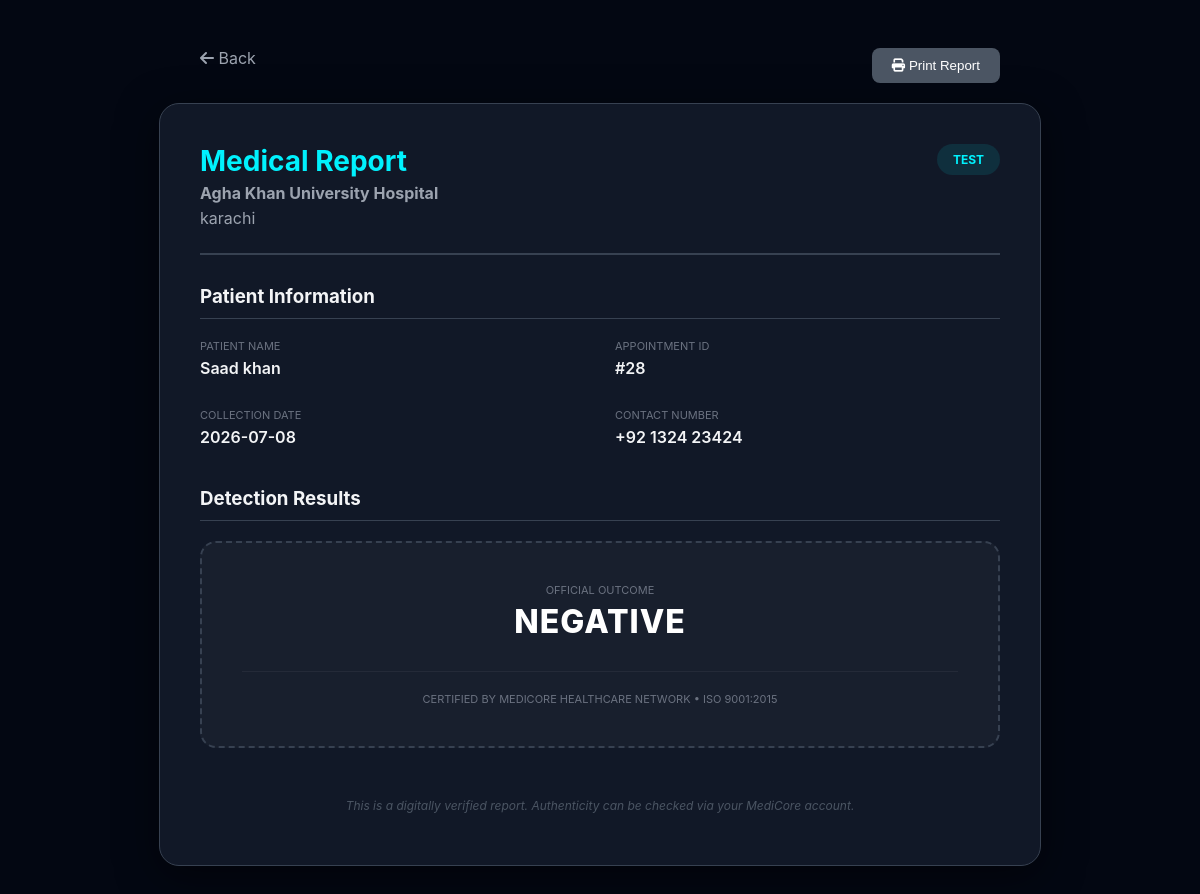
The app's page /view_report.php?id=28 (signed in) with its own data.
### tables this page shows
CREATE TABLE `appointments` (
  `id` int(11) NOT NULL,
  `patient_id` int(11) NOT NULL,
  `hospital_id` int(11) NOT NULL,
  `vaccine_id` int(11) DEFAULT NULL,
  `type` enum('test','vaccination') NOT NULL,
  `issue` text DEFAULT NULL,
  `appointment_date` date NOT NULL,
  `appointment_time` time NOT NULL,
  `status` enum('pending','approved','completed','cancelled','rejected') DEFAULT 'pending',
  `result` varchar(50) DEFAULT NULL,
  `remarks` text DEFAULT NULL,
  `created_at` timestamp NOT NULL DEFAULT current_timestamp()
);

CREATE TABLE `users` (
  `id` int(11) NOT NULL,
  `name` varchar(100) NOT NULL,
  `email` varchar(100) NOT NULL,
  `dob` date DEFAULT NULL,
  `phone` varchar(20) DEFAULT NULL,
  `password` varchar(255) NOT NULL,
  `role` enum('admin','hospital','patient') NOT NULL,
  `status` enum('pending','approved','rejected') DEFAULT 'pending',
  `address` text DEFAULT NULL,
  `location` varchar(100) DEFAULT NULL,
  `image` varchar(255) DEFAULT NULL,
  `created_at` timestamp NOT NULL DEFAULT current_timestamp()
);

### view_report.php (the view, shortened to what this page needs)
<?php
require_once 'db_connect_pdo.php';
$id = isset($_GET['id']) ? intval($_GET['id']) : 0;
try {
    $stmt = $pdo->prepare("SELECT a.*, p.name as pname, p.phone, h.name as hname, h.address as haddress
                          FROM appointments a
                          JOIN users p ON a.patient_id = p.id
                          JOIN users h ON a.hospital_id = h.id
                          WHERE a.id = ? AND (a.patient_id = ? OR a.hospital_id = ?)");
    $stmt->execute([$id, $_SESSION['user_id'], $_SESSION['user_id']]);
    $report = $stmt->fetch(PDO::FETCH_ASSOC);
} catch (PDOException $e) {
    die($e->getMessage());
}
?>
<!DOCTYPE html>
<html lang="en">
<head>
    <link rel="stylesheet" href="https://cdnjs.cloudflare.com/ajax/libs/font-awesome/6.4.0/css/all.min.css">
</head>
<body>
    <div style="max-width: 800px; margin: 0 auto 20px; display: flex; justify-content: space-between;">
        <a href="javascript:history.back()" style="color: #9ca3af; text-decoration: none;"><i class="fa fa-arrow-left"></i> Back</a>
        <button onclick="window.print()" class="btn-print"><i class="fa fa-print"></i> Print Report</button>
    </div>
    <div class="report-card">
        <div class="header">
            <div class="h-details">
                <h1>Medical Report</h1>
                <p><strong><?php echo htmlspecialchars($report['hname']); ?></strong></p>
                <p><?php echo htmlspecialchars($report['haddress']); ?></p>
            </div>
            <span class="status-badge"><?php echo strtoupper($report['type']); ?></span>
        </div>
        <div class="section">
            <h3>Patient Information</h3>
            <div class="grid">
                <div class="field">
                    <span class="label">Patient Name</span>
                    <div class="value"><?php echo htmlspecialchars($report['pname']); ?></div>
                </div>
                <div class="field">
                    <span class="label">Appointment ID</span>
                    <div class="value">#<?php echo $report['id']; ?></div>
                </div>
                 <div class="field">
                    <span class="label">Collection Date</span>
                    <div class="value"><?php echo $report['appointment_date']; ?></div>
                </div>
                 <div class="field">
                    <span class="label">Contact Number</span>
                    <div class="value"><?php echo $report['phone']; ?></div>
                </div>
            </div>
        </div>
        <div class="section">
            <h3>Detection Results</h3>
            <div class="result-box">
                <span class="label">Official Outcome</span>
                <div class="result-val <?php echo $report['result']; ?>"><?php echo strtoupper($report['result']); ?></div>
                <div style="margin-top: 30px; padding-top: 20px; border-top: 1px solid rgba(255,255,255,0.05); font-size: 11px; color: #6b7280;">
                    CERTIFIED BY MEDICORE HEALTHCARE NETWORK • ISO 9001:2015
                </div>
            </div>
        </div>
        <div style="text-align: center; margin-top: 50px; color: #4b5563; font-size: 12px; font-style: italic;">
            <p>This is a digitally verified report. Authenticity can be checked via your MediCore account.</p>
        </div>
    </div>
</body>
</html>

### view_report.php (style rules this page uses)
body { font-family: 'Inter', sans-serif; background: #030712; color: white; padding: 40px; }
.report-card { background: #111827; max-width: 800px; margin: 0 auto; padding: 40px; border-radius: 20px; border: 1px solid #374151; box-shadow: 0 10px 40px rgba(0,0,0,0.5); }
.header { border-bottom: 2px solid #374151; padding-bottom: 20px; margin-bottom: 30px; display: flex; justify-content: space-between; align-items: flex-start; }
.h-details h1 { margin: 0; color: #00f2fe; font-size: 28px; }
.h-details p { margin: 5px 0; color: #9ca3af; }
.status-badge { padding: 8px 16px; border-radius: 99px; font-weight: bold; font-size: 12px; background: rgba(0, 242, 254, 0.1); color: #00f2fe; text-transform: uppercase; }
.section { margin-bottom: 40px; }
.section h3 { border-bottom: 1px solid #374151; padding-bottom: 10px; color: #f3f4f6; margin-bottom: 20px; }
.grid { display: grid; grid-template-columns: 1fr 1fr; gap: 30px; }
.label { font-size: 11px; color: #6b7280; text-transform: uppercase; margin-bottom: 5px; display: block; tracking-wider: 1px; }
.value { font-size: 16px; font-weight: 600; color: #f3f4f6; }
.result-box { text-align: center; padding: 40px; background: rgba(255,255,255,0.03); border: 2px dashed #374151; border-radius: 16px; }
.result-val { font-size: 32px; font-weight: 800; letter-spacing: 1px; }
.btn-print { background: #4b5563; color: white; border: none; padding: 10px 20px; border-radius: 8px; cursor: pointer; text-decoration: none; }

### records on screen
appointments: hospital.name "Agha Khan University Hospital", hospital.address "karachi", type "TEST", patient.name "Saad khan", id "28", appointment_date "2026-07-08", patient.phone "+92 1324 23424", result "NEGATIVE"
